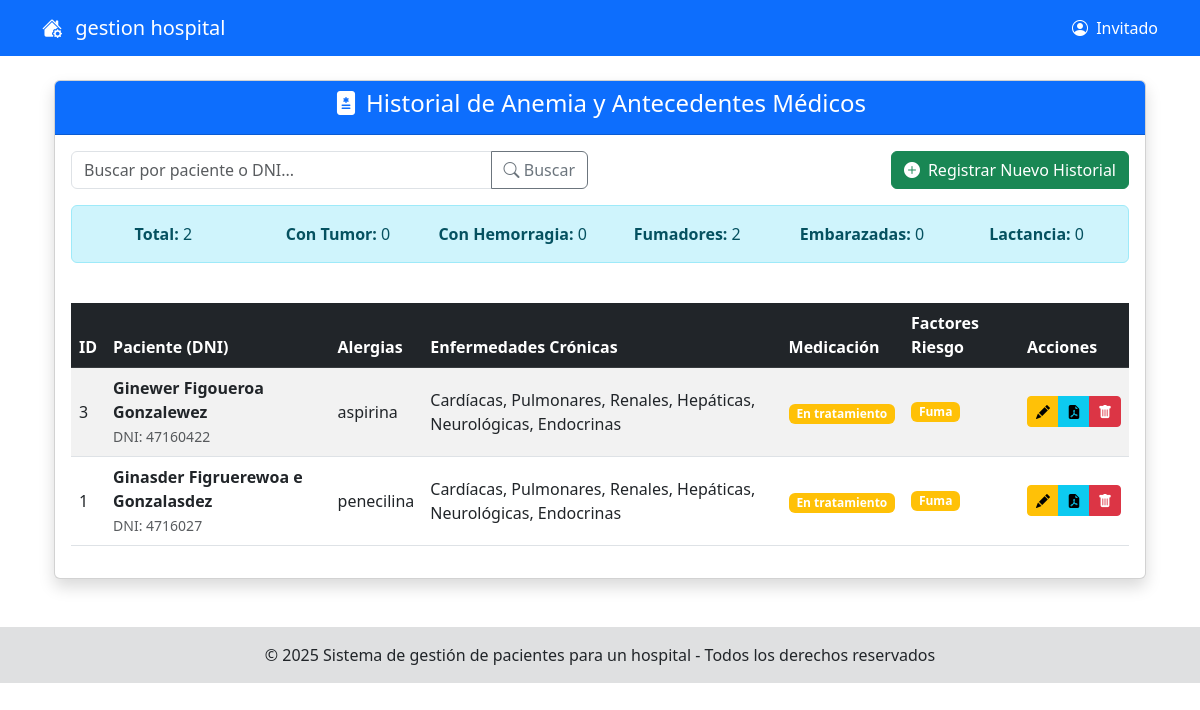
/modeloRol/medico/registroUnicoLLegaPaciente/gestionHistorialAnemia/indexHistorialAnemia.php, run on the app's committed database.
### tables this page shows
CREATE TABLE `anamnesis` (
  `anamnesis_id` int(11) NOT NULL,
  `historia_clinica_id` int(11) NOT NULL,
  `alergias` varchar(255) DEFAULT NULL,
  `enfermedades_pulmonares` varchar(255) DEFAULT NULL,
  `enfermedades_cardiacas` varchar(255) DEFAULT NULL,
  `enfermedades_neurologicas` varchar(255) DEFAULT NULL,
  `enfermedades_hepaticas` varchar(255) DEFAULT NULL,
  `enfermedades_renales` varchar(255) DEFAULT NULL,
  `enfermedades_endocrinas` varchar(255) DEFAULT NULL,
  `otras_enfermedades` text DEFAULT NULL,
  `medicacion` varchar(255) DEFAULT NULL,
  `ha_sido_operado` varchar(255) DEFAULT NULL,
  `ha_tenido_tumor` tinyint(1) DEFAULT NULL,
  `ha_tenido_hemorragia` tinyint(1) DEFAULT NULL,
  `fuma` tinyint(1) DEFAULT NULL,
  `frecuencia_fuma` varchar(100) DEFAULT NULL,
  `toma_anticonceptivos` tinyint(1) DEFAULT NULL,
  `esta_embarazada` tinyint(1) DEFAULT NULL,
  `semanas_embarazo` int(2) DEFAULT NULL,
  `periodo_lactancia` tinyint(1) DEFAULT NULL
);

CREATE TABLE `pacientes` (
  `id_paciente` int(11) NOT NULL,
  `id_usuario` int(11) DEFAULT NULL,
  `fecha_nacimiento` date DEFAULT NULL,
  `lugar_nacimiento` varchar(100) DEFAULT NULL,
  `ocupacion` varchar(100) DEFAULT NULL,
  `dni` varchar(20) NOT NULL,
  `domicilio` varchar(255) DEFAULT NULL,
  `distrito` varchar(100) DEFAULT NULL,
  `edad` int(3) DEFAULT NULL,
  `sexo` varchar(10) DEFAULT NULL,
  `estado_civil` varchar(20) DEFAULT NULL,
  `nombre_apoderado` varchar(100) DEFAULT NULL,
  `apellido_paterno_apoderado` varchar(50) DEFAULT NULL,
  `apellido_materno_apoderado` varchar(50) DEFAULT NULL,
  `parentesco_apoderado` varchar(50) DEFAULT NULL,
  `creado_en` timestamp NOT NULL DEFAULT current_timestamp()
);

### modeloRol/medico/registroUnicoLLegaPaciente/gestionHistorialAnemia/indexHistorialAnemia.php (called while the page is built, shortened)
<?php
include_once('./formHistorialAnemia.php');
$obj = new formHistorialAnemia();
$obj->formHistorialAnemiaShow();
?>

### modelo/conexion.php (called while the page is built, shortened)
<?php
class Conexion
{
    private static $instancia = null;
    private $connection;
    private $host = 'localhost';
    private $user = 'root';
    private $pass = '';
    private $dbName = 'opipitaltrabajo';
    private function __construct()
    {
        $this->connection = new mysqli($this->host, $this->user, $this->pass, $this->dbName);
        $this->connection->set_charset("utf8");
    }
    public static function getInstancia()
    {
        if (self::$instancia === null) {
            self::$instancia = new Conexion();
        }
        return self::$instancia;
    }
    public function getConnection()
    {
        return $this->connection;
    }
}
?>

### modelo/HistorialAnemiaPacienteDAO.php (called while the page is built, shortened)
<?php
include_once('conexion.php');
class HistorialAnemiaPacienteDAO
{
    private $connection;
    public function __construct() {
        $this->connection = Conexion::getInstancia()->getConnection();
    }
    public function obtenerTodosHistoriales()
    {
        $sql = "SELECT
                    a.anamnesis_id,
                    a.historia_clinica_id,
                    a.alergias,
                    a.enfermedades_pulmonares,
                    a.enfermedades_cardiacas,
                    a.enfermedades_neurologicas,
                    a.enfermedades_hepaticas,
                    a.enfermedades_renales,
                    a.enfermedades_endocrinas,
                    a.otras_enfermedades,
                    a.medicacion,
                    a.ha_sido_operado,
                    a.ha_tenido_tumor,
                    a.ha_tenido_hemorragia,
                    a.fuma,
                    a.frecuencia_fuma,
                    a.toma_anticonceptivos,
                    a.esta_embarazada,
                    a.semanas_embarazo,
                    a.periodo_lactancia,
                    CONCAT(u.nombre, ' ', u.apellido_paterno, ' ', u.apellido_materno) AS nombre_paciente,
                    p.dni,
                    hc.fecha_creacion
                FROM anamnesis a
                JOIN historia_clinica hc ON a.historia_clinica_id = hc.historia_clinica_id
                JOIN pacientes p ON hc.id_paciente = p.id_paciente
                JOIN usuarios u ON p.id_usuario = u.id_usuario
                ORDER BY hc.fecha_creacion DESC, a.anamnesis_id DESC";
        $resultado = $this->connection->query($sql);
        $historiales = [];
        if ($resultado) {
            while ($fila = $resultado->fetch_assoc()) {
                $historiales[] = $fila;
            }
        }
        return $historiales;
    }
    public function obtenerEstadisticasFactoresRiesgo()
    {
        $sql = "SELECT
                    COUNT(*) as total_pacientes,
                    SUM(ha_tenido_tumor) as con_tumor,
                    SUM(ha_tenido_hemorragia) as con_hemorragia,
                    SUM(fuma) as fumadores,
                    SUM(esta_embarazada) as embarazadas,
                    SUM(periodo_lactancia) as en_lactancia
                FROM anamnesis";
        $resultado = $this->connection->query($sql);
        return $resultado->fetch_assoc();
    }
}
?>

### modeloRol/medico/registroUnicoLLegaPaciente/gestionHistorialAnemia/formHistorialAnemia.php (the view, shortened to what this page needs)
<?php
include_once('../../../../shared/pantalla.php');
include_once('../../../../modelo/HistorialAnemiaPacienteDAO.php');
class formHistorialAnemia extends pantalla
{
    public function formHistorialAnemiaShow()
    {
        $objHistorial = new HistorialAnemiaPacienteDAO();
        $listaHistoriales = $objHistorial->obtenerTodosHistoriales();
        $estadisticas = $objHistorial->obtenerEstadisticasFactoresRiesgo();
?>
<div class="container mt-4">
    <div class="card shadow">
        <div class="card-header bg-primary text-white text-center">
            <h4><i class="bi bi-file-medical-fill me-2"></i>Historial de Anemia y Antecedentes Médicos</h4>
        </div>
        <div class="card-body">
            <div class="row mb-3">
                <div class="col-md-6">
                    <div class="input-group">
                        <input type="text" class="form-control" placeholder="Buscar por paciente o DNI..." id="inputBusqueda">
                        <button class="btn btn-outline-secondary" type="button" onclick="buscarHistoriales()">
                            <i class="bi bi-search"></i> Buscar
                        </button>
                    </div>
                </div>
                <div class="col-md-6 text-end">
                    <a href="./agregarHistorialAnemia/indexAgregarHistorialAnemia.php" class="btn btn-success">
                        <i class="bi bi-plus-circle-fill me-2"></i>Registrar Nuevo Historial
                    </a>
                </div>
            </div>
            <?php
            if ($estadisticas && $estadisticas['total_pacientes'] > 0) { ?>
            <div class="row mb-4">
                <div class="col-12">
                    <div class="alert alert-info">
                        <div class="row text-center">
                            <div class="col-md-2">
                                <strong>Total:</strong> <?php echo $estadisticas['total_pacientes']; ?>
                            </div>
                            <div class="col-md-2">
                                <strong>Con Tumor:</strong> <?php echo $estadisticas['con_tumor']; ?>
                            </div>
                            <div class="col-md-2">
                                <strong>Con Hemorragia:</strong> <?php echo $estadisticas['con_hemorragia']; ?>
                            </div>
                            <div class="col-md-2">
                                <strong>Fumadores:</strong> <?php echo $estadisticas['fumadores']; ?>
                            </div>
                            <div class="col-md-2">
                                <strong>Embarazadas:</strong> <?php echo $estadisticas['embarazadas']; ?>
                            </div>
                            <div class="col-md-2">
                                <strong>Lactancia:</strong> <?php echo $estadisticas['en_lactancia']; ?>
                            </div>
                        </div>
                    </div>
                </div>
            </div>
            <?php } ?>
            <div class="table-responsive">
                <table class="table table-striped table-hover align-middle">
                    <thead>
                        <tr class="table-dark">
                            <th>ID</th>
                            <th>Paciente (DNI)</th>
                            <th>Alergias</th>
                            <th>Enfermedades Crónicas</th>
                            <th>Medicación</th>
                            <th>Factores Riesgo</th>
                            <th>Acciones</th>
                        </tr>
                    </thead>
                    <tbody id="tbodyHistoriales">
                        <?php
                        if (count($listaHistoriales) > 0) {
                            foreach ($listaHistoriales as $historial) { ?>
                                <tr>
                                    <td><?php echo htmlspecialchars($historial['anamnesis_id']); ?></td>
                                    <td>
                                        <strong><?php echo htmlspecialchars($historial['nombre_paciente']); ?></strong><br>
                                        <small class="text-muted">DNI: <?php echo htmlspecialchars($historial['dni']); ?></small>
                                    </td>
                                    <td>
                                        <?php
                                        if (!empty($historial['alergias'])) {
                                            echo htmlspecialchars($historial['alergias']);
                                        } else {
                                            echo '<span class="text-muted">Ninguna registrada</span>';
                                        }
                                        ?>
                                    </td>
                                    <td>
                                        <?php
                                        $enfermedades = [];
                                        if (!empty($historial['enfermedades_cardiacas'])) $enfermedades[] = 'Cardíacas';
                                        if (!empty($historial['enfermedades_pulmonares'])) $enfermedades[] = 'Pulmonares';
                                        if (!empty($historial['enfermedades_renales'])) $enfermedades[] = 'Renales';
                                        if (!empty($historial['enfermedades_hepaticas'])) $enfermedades[] = 'Hepáticas';
                                        if (!empty($historial['enfermedades_neurologicas'])) $enfermedades[] = 'Neurológicas';
                                        if (!empty($historial['enfermedades_endocrinas'])) $enfermedades[] = 'Endocrinas';
                                        if (count($enfermedades) > 0) {
                                            echo implode(', ', $enfermedades);
                                        } else {
                                            echo '<span class="text-muted">No registradas</span>';
                                        }
                                        ?>
                                    </td>
                                    <td>
                                        <?php
                                        if (!empty($historial['medicacion'])) {
                                            echo '<span class="badge bg-warning">En tratamiento</span>';
                                        } else {
                                            echo '<span class="text-muted">No registrada</span>';
                                        }
                                        ?>
                                    </td>
                                    <td>
                                        <div class="d-flex flex-wrap gap-1">
                                            <?php if ($historial['fuma']) { ?>
                                                <span class="badge bg-warning" title="Fumador">Fuma</span>
                                            <?php } ?>
                                        </div>
                                    </td>
                                    <td>
                                        <div class="btn-group btn-group-sm" role="group">
                                            <a href="./editarHistorialAnemia/indexEditarHistorialAnemia.php?id=<?php echo htmlspecialchars($historial['anamnesis_id']); ?>" class="btn btn-warning" title="Editar">
                                                <i class="bi bi-pencil-fill"></i>
                                            </a>
                                            <a href="./gererarHistorialAnemiaPDF/indexHistorialAnemiaPDF.php?id=<?php echo htmlspecialchars($historial['anamnesis_id']); ?>" target="_blank" class="btn btn-info" title="Generar PDF">
                                                <i class="bi bi-file-earmark-pdf-fill"></i>
                                            </a>
                                            <button class="btn btn-danger" title="Eliminar" onclick="confirmarEliminar(<?php echo htmlspecialchars($historial['anamnesis_id']); ?>)">
                                                <i class="bi bi-trash-fill"></i>
                                            </button>
                                        </div>
                                    </td>
                                </tr>
                        <?php }
                        } ?>
                    </tbody>
                </table>
            </div>
        </div>
    </div>
</div>
<?php
    }
}
?>

### data on the page
anamnesis: anamnesis_id "3", nombre_paciente "Ginewer Figoueroa Gonzalewez", pacientes.dni "47160422", alergias "aspirina", enfermedades "Cardíacas, Pulmonares, Renales, Hepáticas, Neurológicas, Endocrinas", medicacion "En tratamiento", fuma "Fuma"
anamnesis: anamnesis_id "1", nombre_paciente "Ginasder Figruerewoa e Gonzalasdez", pacientes.dni "4716027", alergias "penecilina", enfermedades "Cardíacas, Pulmonares, Renales, Hepáticas, Neurológicas, Endocrinas", medicacion "En tratamiento", fuma "Fuma"

### other printed values
$_SESSION['login'] "Invitado"
$estadisticas['total_pacientes'] "2"
$estadisticas['con_tumor'] "0"
$estadisticas['con_hemorragia'] "0"
$estadisticas['fumadores'] "2"
$estadisticas['embarazadas'] "0"
$estadisticas['en_lactancia'] "0"
